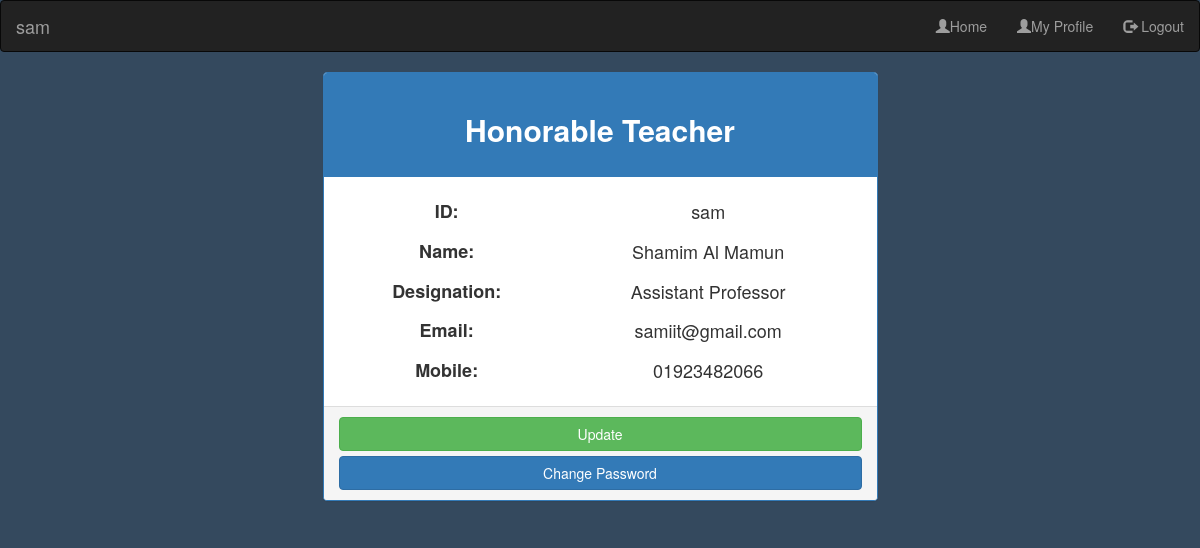
Page /teacher/teacher_profile.php (signed in) on the committed database.
### tables this page shows
CREATE TABLE IF NOT EXISTS `teacher` (
  `teacher_id` varchar(15) NOT NULL,
  `teacher_name` varchar(45) NOT NULL,
  `password` varchar(45) NOT NULL,
  `mobile` varchar(45) DEFAULT NULL,
  `designation` varchar(45) DEFAULT NULL,
  `email` varchar(45) DEFAULT NULL,
  PRIMARY KEY (`teacher_id`)
);

### teacher/teacher_profile.php (the view, shortened to what this page needs)
<!DOCTYPE html>
<html>
<head>
	<link rel="stylesheet" type="text/css" href="../css/bootstrap.min.css">
</head>
<body>
<?php
require '../connection.php';
 ?>
 <nav class="navbar navbar-inverse">
  <div class="container-fluid">
    <div class="navbar-header">
      <a class="navbar-brand" href="#"><?php echo $_SESSION['user_id']; ?></a>
    </div>
    <div>
      <ul class="nav navbar-nav navbar-right">
        <li><a href="teacher_home.php"><span class="glyphicon glyphicon-user"></span>Home</a></li>
        <li><a href="teacher_profile.php"><span class="glyphicon glyphicon-user"></span>My Profile</a></li>
        <li><a href="../logout.php"><span class="glyphicon glyphicon-log-out"></span> Logout</a></li>
      </ul>
    </div>
  </div>
</nav>
<?php
$teacher_id = $_SESSION['user_id'];
$result = mysqli_query($con, "SELECT * FROM teacher WHERE teacher_id='$teacher_id'")
	or die(mysqli_error($con));
$row = mysqli_fetch_array($result);
$teacher_name = $row['teacher_name'];
$designation = $row['designation'];
$email = $row['email'];
$mobile = $row['mobile'];
 ?>
<div class="container">
<div class="row">
<div class="col-md-offset-3 col-md-6 col-md-offset-3">
<div class="panel panel-primary">
  <div class="panel-heading" style=" background-color: ;">
  		<h2 class="text-center" style="padding:10px; font-weight:bold; color:">Honorable Teacher</h2>
  </div>
  <div class="panel-body">
  	<table style="width:100%;">
  	<tr>
  		<td><h4 style="font-weight:bold;">ID: </h4></td>
  		<td><h4><?php echo $teacher_id; ?></h4></td>
  	</tr>
  	<tr>
  		<td><h4 style="font-weight:bold;">Name: </h4></td>
  		<td><h4><?php echo $teacher_name; ?></h4></td>
  	</tr>
  	<tr>
  		<td><h4 style="font-weight:bold;">Designation: </h4></td>
  		<td><h4><?php echo $designation; ?></h4></td>
  	</tr>
  	<tr>
  		<td><h4 style="font-weight:bold;">Email: </h4></td>
  		<td><h4><?php echo $email; ?></h4></td>
  	</tr>
  	<tr>
  		<td><h4 style="font-weight:bold;">Mobile: </h4></td>
  		<td><h4><?php echo $mobile; ?></h4></td>
  	</tr>
  </table>
  </div>
  <div class="panel-footer">
  	<a href="" class="btn btn-success btn-block" title="Change Password">Update</a>
  	<a href="password.php" class="btn btn-primary btn-block" title="Change Password">Change Password</a>
  </div>
</div>
</div>
</div>
</div>
</body>
</html>

### teacher/teacher_profile.php (style rules this page uses)
body { background-color:#34495e; }
.container { //background-color:#ecf0f1; }
h4 { text-align:center; }

### rows in the picture
teacher: teacher_name "Shamim Al Mamun", designation "Assistant Professor", email "samiit@gmail.com", mobile "01923482066"

### other values in the picture
$_SESSION['user_id'] "sam"
$teacher_id "sam"
